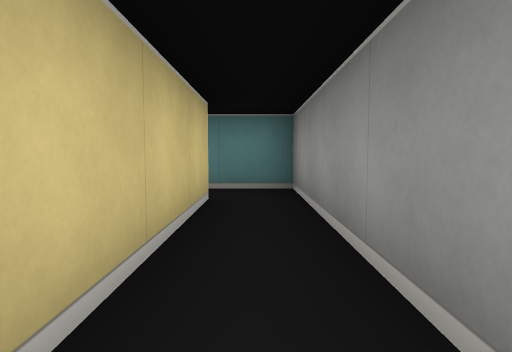
[1] (above)

15 first-person views from a walk through a cub3D maze. The camera is about half as high as the walls, tilts 4° down and sees 75° across. The floor is counted in squares. Each view is taken from the middle of a square. On the plan, view 1 faces up. The plan holds only what a view shows up to about 9 squares ahead; the rest is blank.

[2]
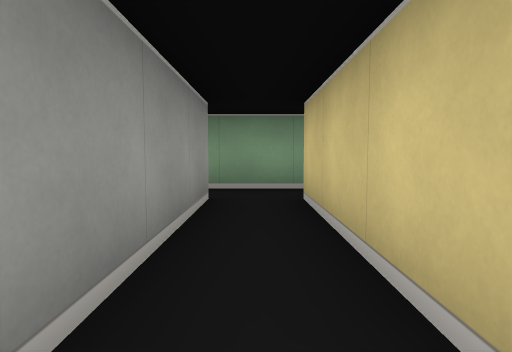

[3]
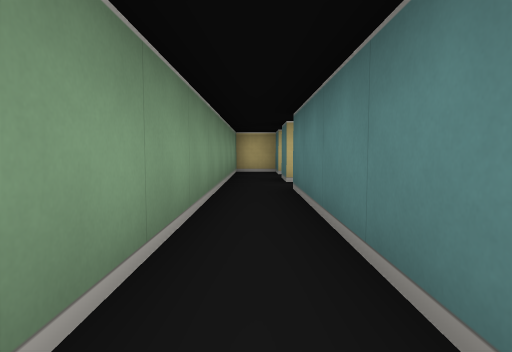

[4]
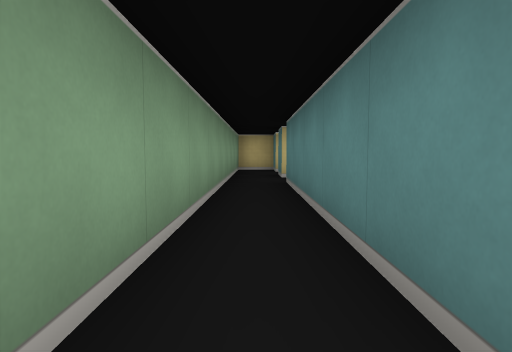

[5]
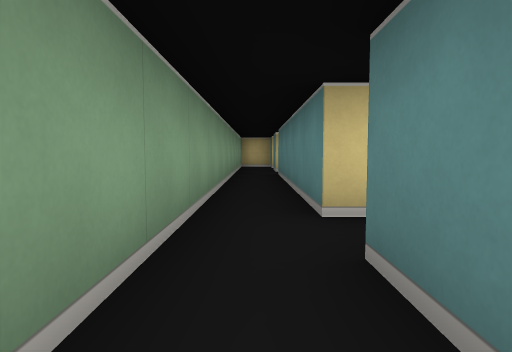

[6]
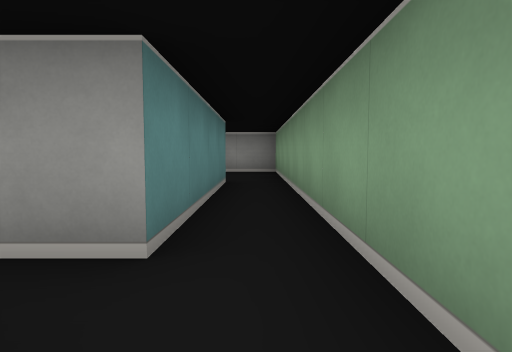

[7]
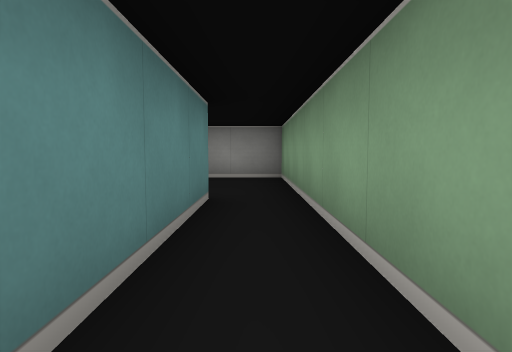

[8]
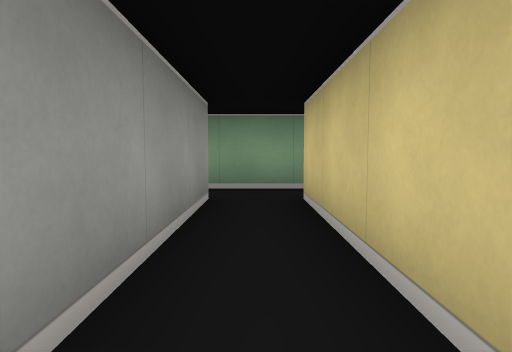

[9]
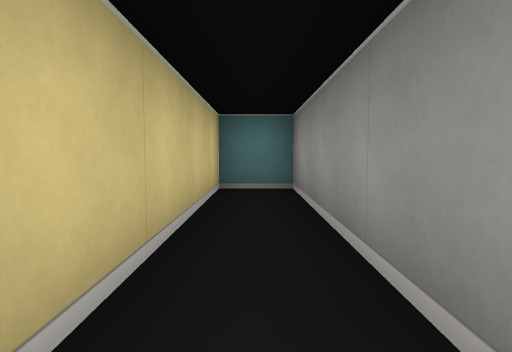

[10]
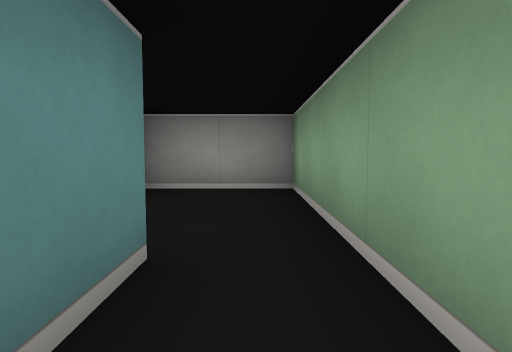

[11]
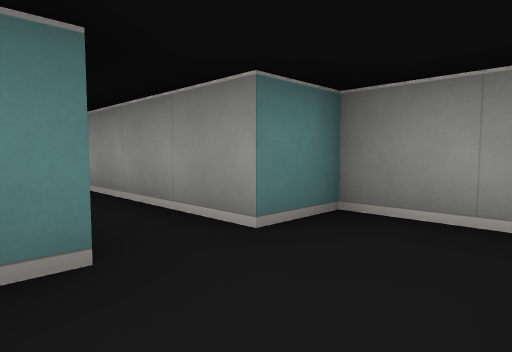

[12]
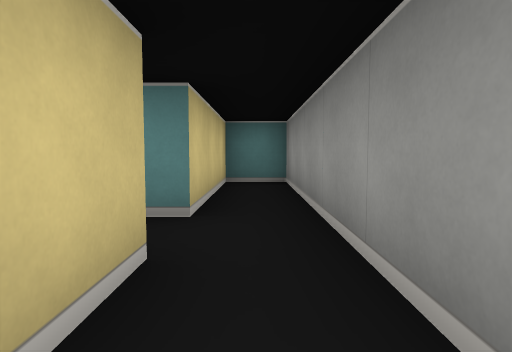

[13]
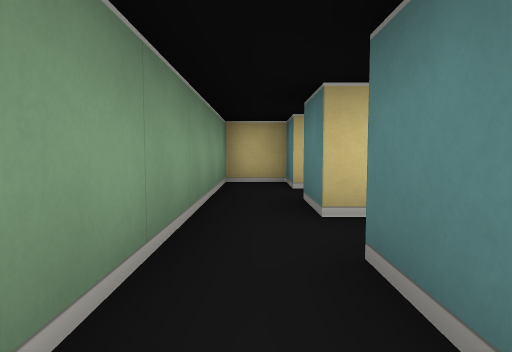

[14]
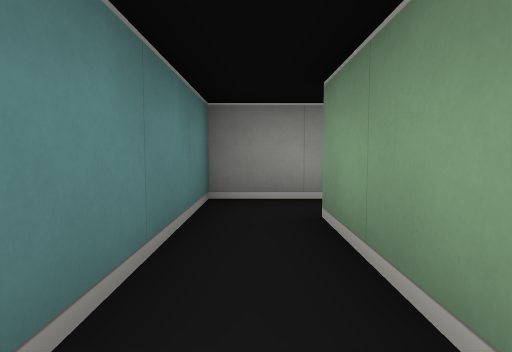

[15]
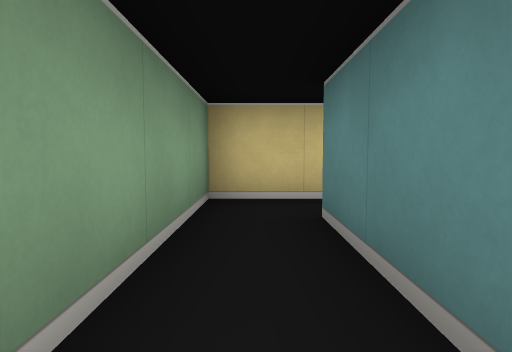

### Floor plan
Ten units are one square. View 1 is at (0, 0); x grows to the right and y downward. Boxes are objects, and circles mark ways between rooms. Rooms are numbered by the first view taken in them; rooms with no view inside come last. Other rooms are left out.
<svg viewBox="-40 -70 180 80">
<path fill="none" stroke="#000" d="M-5 5 55 5M-5 -35 -5 -5M55 -5 5 -5 5 -45 -5 -45M55 5 115 5M105 -5 65 -5 65 -45 55 -45 55 -5M115 -15 111 -15M115 -25 115 -15M115 5 135 5 135 -15 125 -15 125 -65 115 -65 115 -35M-5 -45 -25 -45M-35 -48 -35 -35 -5 -35M-25 -5 -35 -5 -35 5 -5 5M-5 -5 -15 -5"/>
<circle cx="50" cy="0" r="3" fill="#2a7"/>
<circle cx="-15" cy="-40" r="3" fill="#2a7"/>
<circle cx="-10" cy="0" r="3" fill="#2a7"/>
<circle cx="110" cy="0" r="3" fill="#2a7"/>
<text x="10" y="0">1</text>
<text x="70" y="0">2</text>
<text x="120" y="-20">3</text>
<text x="-20" y="-40">4</text>
<text x="-20" y="-10">5</text>
</svg>
Room 1 opens to room 2. Room 1 opens to room 4. Room 1 opens to room 5. Room 2 opens to room 3.

Where each view was taken, in squares from view 1:
view 1: 0 up, 0 right, facing up
view 2: 4 up, 0 right, facing down
view 3: 0 up, 5 right, facing left
view 4: 0 up, 6 right, facing left
view 5: 0 up, 8 right, facing left
view 6: 0 up, 5 right, facing right
view 7: 0 up, 7 right, facing right
view 8: 4 up, 6 right, facing down
view 9: 0 up, 6 right, facing up
view 10: 0 up, 9 right, facing right
view 11: 0 up, 11 right, facing up-right
view 12: 1 up, 12 right, facing up
view 13: 0 up, 2 right, facing left
view 14: 4 up, 3 left, facing right
view 15: 4 up, 0 right, facing left
